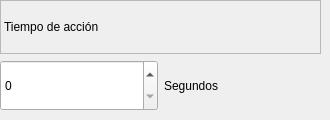
         <widget class="QWidget" name="Input_4">
          <widget class="QWidget" name="gridLayoutWidget_11">
           <property name="geometry">
            <rect>
             <x>0</x>
             <y>0</y>
             <width>321</width>
             <height>111</height>
            </rect>
           </property>
           <layout class="QGridLayout" name="gridLayout_7">
            <item row="0" column="0" colspan="2">
             <widget class="QLabel" name="label_103">
              <property name="frameShape">
               <enum>QFrame::StyledPanel</enum>
              </property>
              <property name="frameShadow">
               <enum>QFrame::Sunken</enum>
              </property>
              <property name="text">
               <string>Tiempo de acción</string>
              </property>
             </widget>
            </item>
            <item row="1" column="1">
             <widget class="QLabel" name="label_102">
              <property name="text">
               <string>Segundos</string>
              </property>
             </widget>
            </item>
            <item row="1" column="0">
             <widget class="QSpinBox" name="TiempoSB">
              <property name="minimumSize">
               <size>
                <width>0</width>
                <height>51</height>
               </size>
              </property>
             </widget>
            </item>
           </layout>
          </widget>
         </widget>
